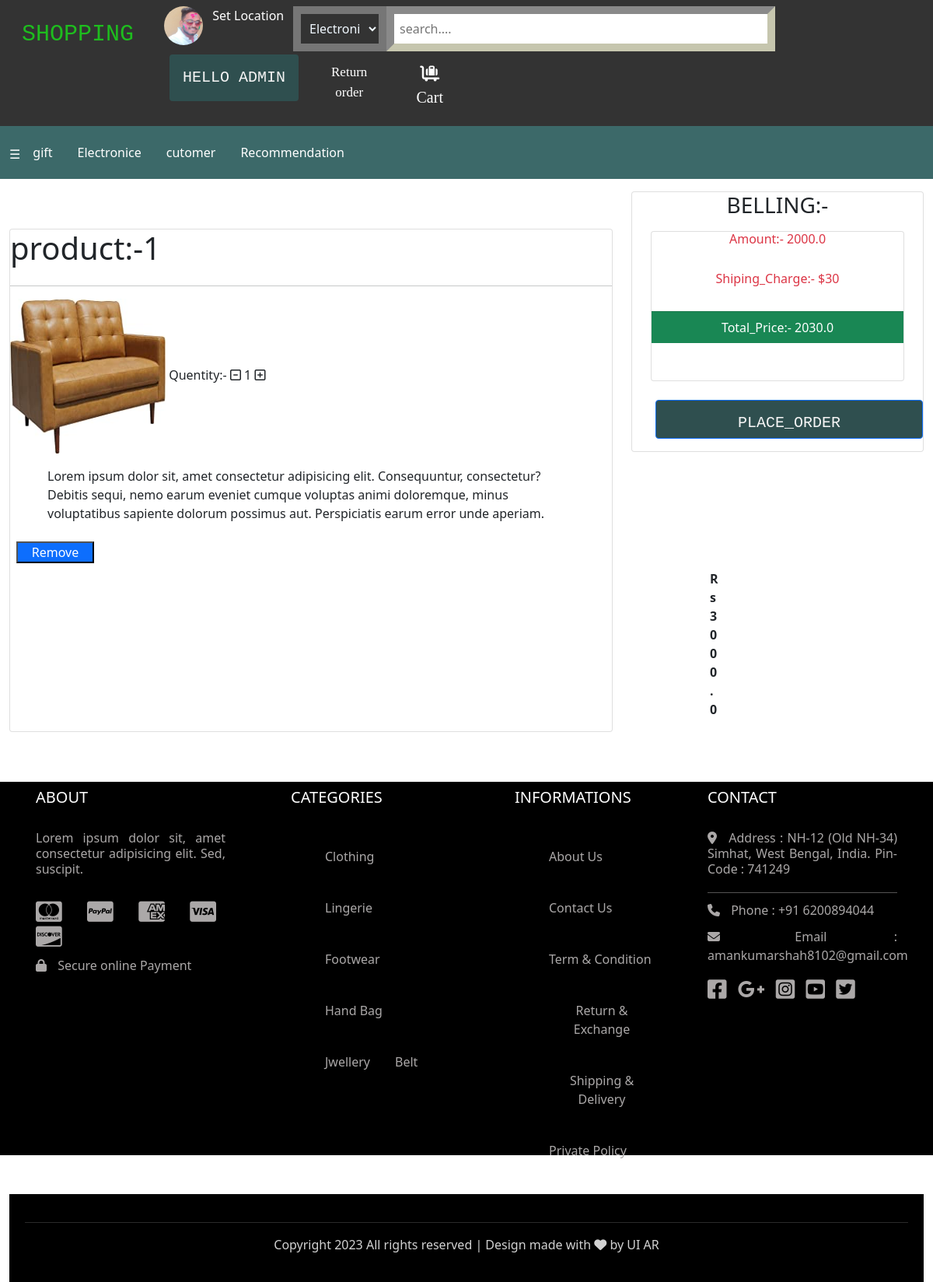
Page /cart1/ (signed in) on the committed database.
### enroll/models.py (models this page shows)
class cart(models.Model):
    user =models.ForeignKey(User, on_delete=models.CASCADE)
    product = models.ForeignKey(Product,on_delete=models.CASCADE)
    quentity = models.PositiveIntegerField(default=1)

class Product(models.Model):
    title=models.CharField(max_length=100)
    Selling_price = models.FloatField()
    Discount_price = models.FloatField()
    Brand = models.CharField(max_length=100)
    Description = models.TextField()
    Category = models.CharField(choices=Catecory_Choice,max_length=100)
    Product_image = models.ImageField(upload_to="productimg")
    rating=models.IntegerField(default=0)

### enroll/views.py (the view)
# urls.py: path('cart1/', views.show_cart,name='show_cart'),
def show_cart(request):
    if request.user.is_authenticated:
        user = request.user
        carts = cart.objects.filter(user=user)
        amount = 0.0
        ship = 30.0
        totalamount = 0.0
        pamount = 0
        cart_product = [p for p in cart.objects.all() if p.user == user]
        if carts:
            for p in cart_product:
                pamount = (p.quentity * p.product.Discount_price)
                amount = amount+pamount
            totalamount = amount+ship
            return render(request, 'enroll/Addcart.html', {'cart': carts, 'totalamount': totalamount, 'amount': amount})
        else:
            return render(request, 'enroll/empty.html')

### enroll/templates/enroll/Addcart.html (shortened to what this page needs)
{% extends 'enroll/base.html' %}
{% load static %}
{% block content %}
<div class="container-fluid my-3" style="auto-flow:hidden;">
    <div class="row">
        <div class="col-8">
            {% for c in cart %}
            <div class="card my-5">
                <h1>product:-{{forloop.counter}}</h1>
                <hr>
                <div class="d-inline">
                <img style="width:200px; height:200px;" src="{{c.product.Product_image.url}}" alt="">
                    <label for="">Quentity:-</label>
                    <i class="far minus fa-minus-square"></i>
                    <span class="quentity">1</span>
                    <i class="far plus fa-plus-square"></i>
            </div>
            <p class="mx-5 my-3">Lorem ipsum dolor sit, amet consectetur adipisicing elit. Consequuntur, consectetur? Debitis sequi, nemo earum eveniet cumque voluptas animi doloremque, minus voluptatibus sapiente dolorum possimus aut. Perspiciatis earum error unde aperiam.</p>
            <button style="width:100px;" class="bg-primary remove mx-2 my-2"><a style="text-decoration:none; color:white;" href="#">Remove</a></button>
            <p style="margin-left:900px;"><strong>Rs{{c.product.Selling_price}}</strong></p>
            </div>
            {% endfor %}
        </div>
        <div class="col-4">
             <div class="card">
                 <h3 class="text-center">BELLING:-</h3>
                 <div class="mx-4 my-2 card text-center" style="height:auto;">
                 <h6 class="text-danger">Amount:-  {{amount}}</h6><br>
                 <h6 class="text-danger">Shiping_Charge:-  $30</h6><br>
                 <div class="card-footer bg-success text-white"><h>Total_Price:-  {{totalamount}}</h6></div><br><br>
                 </div>
                <a style="text-decoration:none; height:50px;" class="btn btn-primary my-3" href="{% url 'place' %}">Place_order</a>
             </div>
        </div>
    </div>
</div>
{% endblock content %}

### enroll/templates/enroll/nav.html (shortened to what this page needs)
{% load static %}
<ul id="nav">
    <li class="shope"><a href="{% url 'home' %}">Shopping</a></li>
    <li class="flage"><img  src="{% static 'enroll/img/Aman.jpeg' %}" alt="" srcset=""></li>
    <li id="setlocation" >
        <span  class="text-white" onclick="openpincode()">Set Location</span>
    </li>
    <li id="search">
        <select name="" id="option">
            <option value="">Electronics</option>
        </select>
        <li>
            <input type="text" id="inp" placeholder="search....">
        </li>
    </li>
        <li class="dropdown">
            <span onmouseover="dropdown()" onclick="dropout()"id="dropbtn"  class="btn">hello {{request.user}}</span>
        </li>
    <li id="return"><a href="">Return order</a></li>
    <li id="cart">
        {% if  request.user.is_authenticated %}
            <a href="{% url 'show_cart' %}"><i class="fas fa-luggage-cart"></i>Cart</a>
        {% else %}
            <a href="{% url 'login_cart' %}"><i class="fas fa-luggage-cart"></i>Cart</a>
        {% endif %}
    </li>
</ul>
<ul class="nav2" style="background-color: rgb(60, 105, 105);">
    <li style="margin-top:16px;">
        <span id="all" onclick="opennav()" class="text-white" >&#9776;</span>
    </li>
    <li>
        <a href="{% url 'gift' %}">gift</a>
    </li>
    <li>
        <a href="{% url 'elctro' %}">Electronice</a>
    </li>
    <li>
        <a href="">cutomer</a>
    </li>
    {% if  request.user.is_authenticated %}
        <li>
            <a href="{% url 'reco' %}">Recommendation</a>
        </li>
    {% endif %}
</ul>

### enroll/static/enroll/css/home.css (style rules this page uses)
* { margin:0px; padding:0px; }
#main { background-color:white; overflow: auto; }
#nav { cursor: pointer; }
ul { list-style-type:none; margin: 0; padding: 8px; overflow: auto; }
li { float: left; }
#nav { background-color: #333; }
.shope a { text-decoration: none; color: rgb(30, 189, 30); text-transform: uppercase; font-size: 30px; font-family: 'Courier New', Courier, serif; }
.flage img { position: relative; height: 50px; width: 50px; border-radius:30px; margin-left: 45%; }
#search { box-sizing: border-box; float: left; display:block; margin-left: 1%; border-style: none; }
#setlocation { position: relative; margin-left: 3%; }
#option { position: relative; width: 120px; padding: 7px; border-width: 10px; box-shadow: yellowgreen; background-color: rgba(51, 51, 51, 0.411); color: aliceblue; }
#inp { width:500px; padding: 7px; border-width: 10px; border-color: rgba(49, 49, 30, 0.459); }
li a, .btn { display: inline-block; color: white; text-align: center; padding: 14px 16px; text-decoration: none; }
.btn { position: relative; background-color: darkslategray; text-transform: uppercase; font-family: 'Courier New', Courier, monospace; color: whitesmoke; font-size: 20px; margin-top: 4px; margin-left: 30px; }
.dropdown { position: relative; }
#return a { position: relative; margin-left: 10%; font-size: 17px; font-family: 'Times New Roman', Times, serif; }
#cart a { position: relative; margin-left: 10%; font-size: 20px; font-family: 'Times New Roman', Times, serif; }
.card img { height: 300px; }
#all { cursor: pointer; }

### rows in the picture
cart: product.Product_image (picture), product.Selling_price "3000.0"

### other values in the picture
{{ request.user }} "ADMIN"
{{ amount }} "2000.0"
{{ totalamount }} "2030.0"
